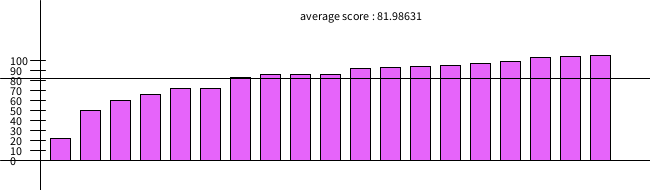
Frame 1 (no input)
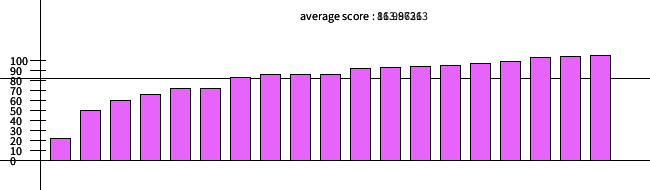
Frame 2 (the mouse pressed at the canvas centre, redrawn once)

The Processing sketch that drew these frames (run headless with seeded random() and noise(); the mouse was pressed at the canvas centre and the sketch redrawn once):

// Processing sketch: processing_76299
// ── processing_76299.pde

float scores[] = {
  21.43, 50.00, 59.52, 65.48, 71.43, 71.43, 82.74, 85.71, 
  85.71, 85.71, 91.67, 92.86, 93.45, 94.64, 96.43, 98.81, 
  102.98, 103.57, 104.17
};
float count = 0;

void setup() {
  size(650, 190);
  background(255);
}

void draw() {
  line(0, height - 30, 650, height - 30);
  line(40, 0, 40, 300);
  fill(230, 100, 250);
  for (int i = 0; i < scores.length; i++) {
    rect(i*30 + 50, height - 30 - scores[i], 20, scores[i]); 
    count += scores[i];
  }
  fill(0);
  for (int i = 0; i < 11; i++) {
    line(30, height - 30 - i*10, 45, height - 30 - i*10);
    text(i* 10, 10, height - 25 - i*10);
  }
  float avg = count/scores.length;
  text("average score : " + avg, 300, 20);
  line(0, height - 30 - avg, 650, height - 30 - avg);
  noLoop();
}
